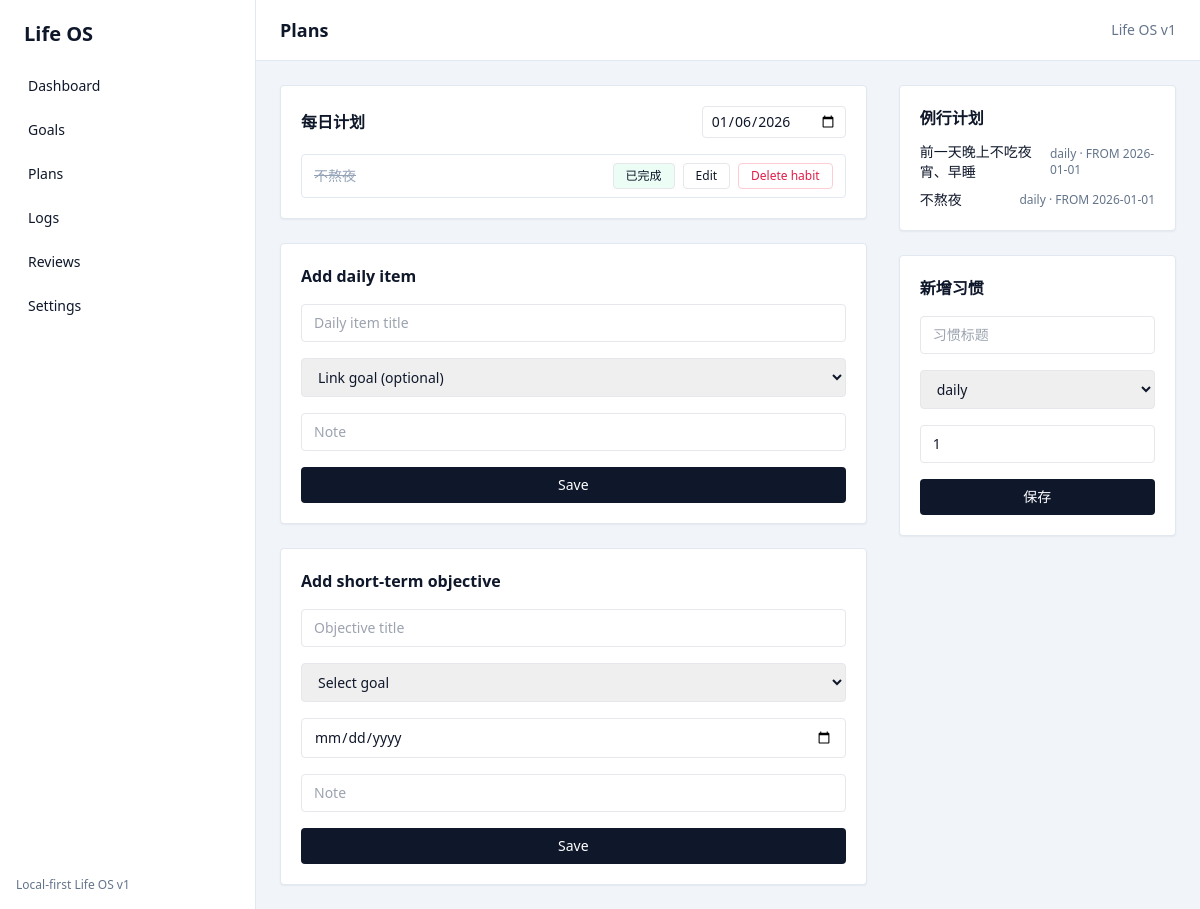
The app's page /plans, older data.
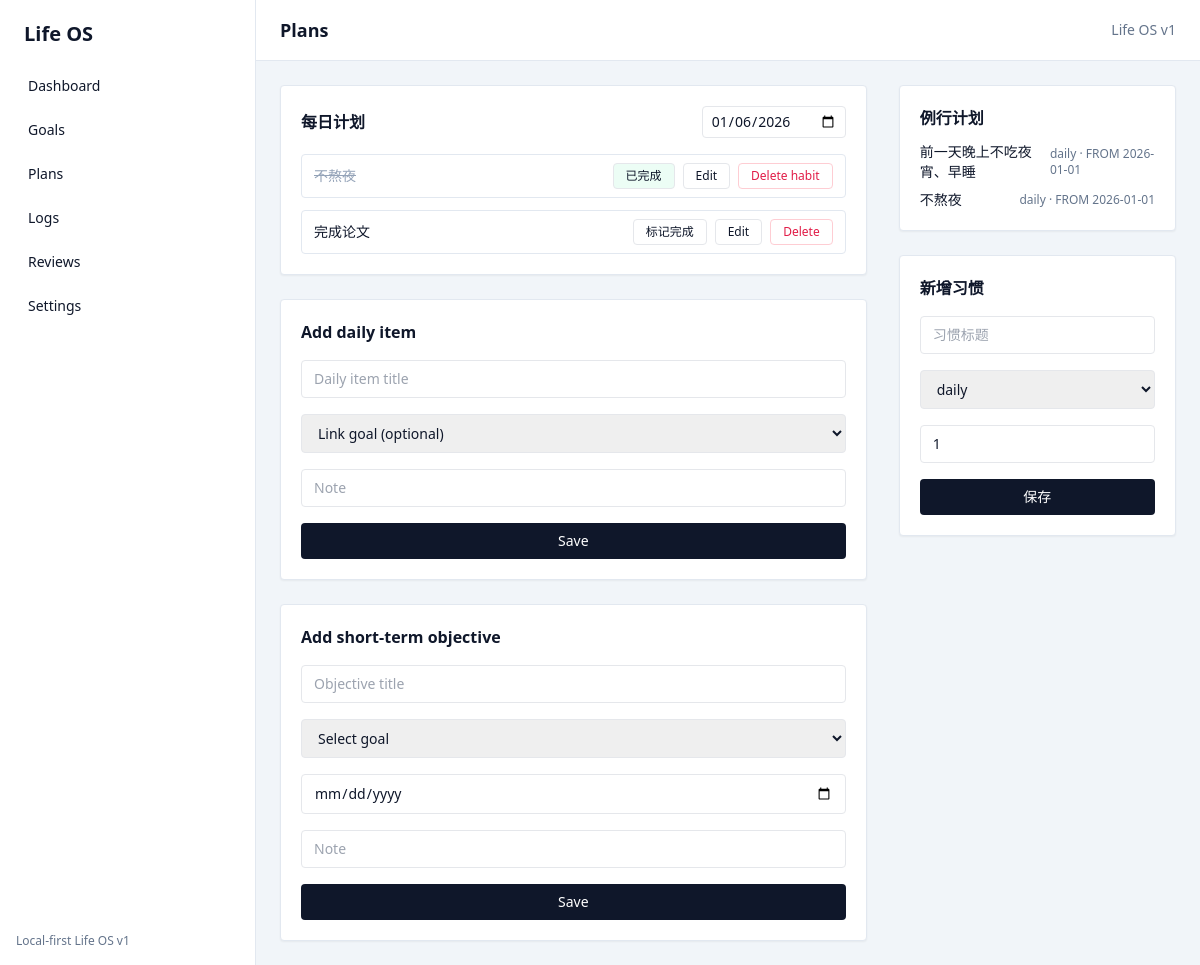
The same page, newer data.
### app/domain/models.py (models this page shows)
class PlanItem(SQLModel, table=True):
    id: Optional[int] = Field(default=None, primary_key=True)
    daily_plan_id: int = Field(foreign_key="dailyplan.id")
    title: str
    linked_goal_id: Optional[int] = Field(default=None, foreign_key="goal.id")
    linked_habit_id: Optional[int] = Field(default=None, foreign_key="habit.id")
    linked_objective_id: Optional[int] = Field(
        default=None, foreign_key="short_term_objective.id"
    )
    status: str = "pending"
    completed_at: Optional[datetime] = None
    note: str = ""

class HabitTemplate(SQLModel, table=True):
    __tablename__ = "habit"
    id: Optional[int] = Field(default=None, primary_key=True)
    title: str
    frequency: str
    target_per_week: int = 7
    start_date: date = Field(default_factory=date.today)
    active: bool = True
    created_at: datetime = Field(default_factory=datetime.utcnow)

### app/web/routes.py (the view)
@router.get("/plans", response_class=HTMLResponse)
def plans(request: Request, target_date: Optional[str] = None) -> Response:
    session = _get_session(request)
    selected_date = _parse_date(target_date, _today())
    plan = _ensure_daily_plan(session, selected_date)
    _sync_plan_items(session, plan)
    items = session.exec(select(PlanItem).where(PlanItem.daily_plan_id == plan.id)).all()
    habits = session.exec(select(HabitTemplate).where(HabitTemplate.active == True)).all()  # noqa: E712
    goals_list = session.exec(select(Goal)).all()
    return templates.TemplateResponse(
        "plans.html",
        {
            "request": request,
            "selected_date": selected_date,
            "plan_items": items,
            "habits": habits,
            "goals": goals_list,
        },
    )

### app/web/templates/plans.html (shortened to what this page needs)
{% extends "base.html" %}
{% block page_title %}Plans{% endblock %}
{% block content %}
  <div class="grid lg:grid-cols-3 gap-8">
    <div class="lg:col-span-2 space-y-6">
      <div class="bg-white p-5 rounded border border-slate-200 shadow-sm">
        <div class="flex items-center justify-between">
          <div class="text-base font-semibold">每日计划</div>
          <input class="border rounded px-2 py-1 text-sm" type="date" value="{{ selected_date }}" onchange="location.href='/plans?target_date=' + this.value" />
        </div>
        <div class="mt-4 space-y-3" id="plan-list">
          {% if plan_items %}
            {% for item in plan_items %}
              {% include "partials/plan_item.html" %}
            {% endfor %}
          {% else %}
            <div class="text-sm text-slate-500">暂无计划项</div>
          {% endif %}
        </div>
      </div>
      <form class="bg-white p-5 rounded border border-slate-200 shadow-sm space-y-4" method="post" action="/plans/items/daily">
        <div class="text-base font-semibold">Add daily item</div>
        <input class="w-full border rounded px-3 py-2 text-sm" name="title" placeholder="Daily item title" required />
        <select class="w-full border rounded px-3 py-2 text-sm" name="linked_goal_id">
          <option value="">Link goal (optional)</option>
        </select>
        <input class="w-full border rounded px-3 py-2 text-sm" name="note" placeholder="Note" />
        <button class="w-full bg-slate-900 text-white py-2 rounded text-sm">Save</button>
      </form>
      <form class="bg-white p-5 rounded border border-slate-200 shadow-sm space-y-4" method="post" action="/plans/items">
        <div class="text-base font-semibold">Add short-term objective</div>
        <input class="w-full border rounded px-3 py-2 text-sm" name="title" placeholder="Objective title" required />
        <select class="w-full border rounded px-3 py-2 text-sm" name="linked_goal_id" required>
          <option value="" disabled selected>Select goal</option>
        </select>
        <input class="w-full border rounded px-3 py-2 text-sm" type="date" name="due_date" required />
        <input class="w-full border rounded px-3 py-2 text-sm" name="note" placeholder="Note" />
        <button class="w-full bg-slate-900 text-white py-2 rounded text-sm">Save</button>
      </form>
    </div>
    <div class="space-y-6">
      <div class="bg-white p-5 rounded border border-slate-200 shadow-sm">
        <div class="text-base font-semibold">例行计划</div>
        <div class="mt-3 space-y-2">
          {% for habit in habits %}
            <div class="flex items-center justify-between text-sm">
              <div>{{ habit.title }}</div>
              <div class="text-xs text-slate-500">{{ habit.frequency }} · FROM {{ habit.start_date or '2026-01-01' }}</div>
            </div>
          {% endfor %}
        </div>
      </div>
      <form class="bg-white p-5 rounded border border-slate-200 shadow-sm space-y-4" method="post" action="/habits">
        <div class="text-base font-semibold">新增习惯</div>
        <input class="w-full border rounded px-3 py-2 text-sm" name="title" placeholder="习惯标题" required />
        <select class="w-full border rounded px-3 py-2 text-sm" name="frequency">
          <option value="daily">daily</option>
        </select>
        <input class="w-full border rounded px-3 py-2 text-sm" name="target_per_week" type="number" min="1" max="7" value="1" />
        <button class="w-full bg-slate-900 text-white py-2 rounded text-sm">保存</button>
      </form>
    </div>
  </div>
{% endblock %}

### app/web/templates/partials/plan_item.html (shortened to what this page needs)
<div class="plan-item flex items-center justify-between border border-slate-200 rounded px-3 py-2 text-sm">
  <div class="flex-1">
    <div class="{% if item.completed_at %}line-through text-slate-400{% endif %}">{{ item.title }}</div>
  </div>
  <div class="flex items-center gap-2">
  <form
    hx-post="/plans/items/{{ item.id }}/toggle"
    hx-target="closest .plan-item"
    hx-swap="outerHTML"
  >
    <button class="text-xs px-3 py-1 border rounded {% if item.completed_at %}bg-emerald-50{% endif %}">
      {{ "已完成" if item.completed_at else "标记完成" }}
    </button>
  </form>
    <button
      class="text-xs px-3 py-1 border rounded"
      hx-get="/plans/items/{{ item.id }}/edit"
      hx-target="closest .plan-item"
      hx-swap="outerHTML"
    >
      Edit
    </button>
    <button
      class="text-xs px-3 py-1 border rounded text-rose-600 border-rose-200"
      hx-post="{% if item.linked_habit_id %}/habits/{{ item.linked_habit_id }}/delete{% else %}/plans/items/{{ item.id }}/delete{% endif %}"
      hx-target="closest .plan-item"
      hx-swap="outerHTML"
      hx-confirm="{% if item.linked_habit_id %}Confirm delete Habit &quot;{{ item.title }}&quot;? This will stop future weekly/daily generation.{% else %}Confirm delete Plan &quot;{{ item.title }}&quot;? This action cannot be undone.{% endif %}"
    >
      {% if item.linked_habit_id %}Delete habit{% else %}Delete{% endif %}
    </button>
  </div>
</div>

Row changes from the older to the newer data that the page shows:
added PlanItem: title "完成论文", completed_at "标记完成", shows "Delete"
